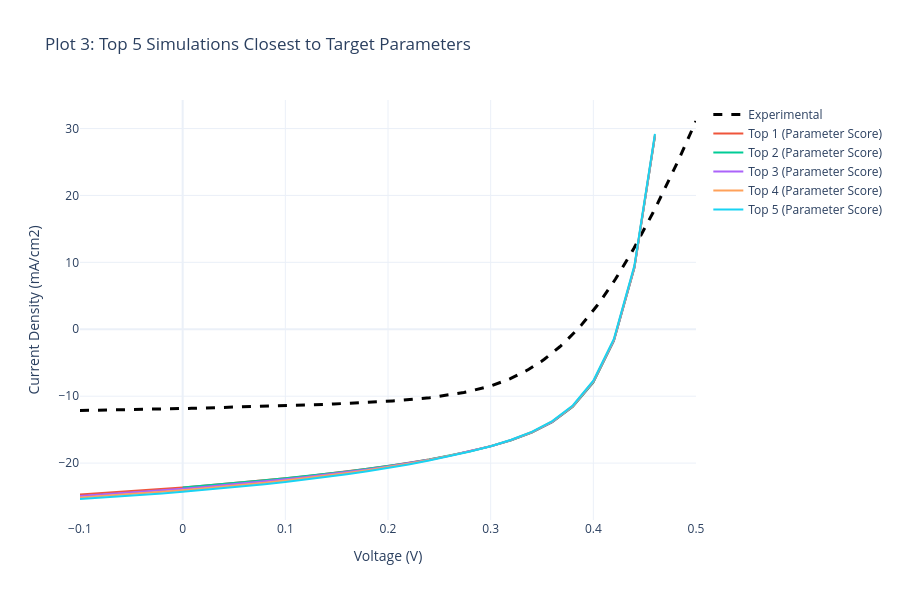

The notebook cell saved with this chart:
### Markdown cell above
## Section 4: Parameter-Based Comparison with Target Values

### Methodology
In this section, we compare simulations against **target performance parameters** using a scoring algorithm. For each simulation, we calculate a normalized distance metric:

$$\text{Score} = \sum_{i} \left(\frac{X_i^{sim} - X_i^{target}}{X_i^{target}}\right)^2$$

where $X_i$ represents the performance parameters:
- $V_{oc}$ (Open Circuit Voltage)
- $J_{sc}$ (Short Circuit Current Density)  
- $FF$ (Fill Factor)
- $\eta$ (Power Conversion Efficiency)

**Interpretation**: Lower scores indicate simulations whose parameters are closer to the target values. This approach is useful for identifying device designs that achieve desired specifications.

### Application
The top 5 simulations with the lowest parameter scores are plotted alongside experimental data to evaluate whether parameter matching correlates with realistic device behavior.

### Code cell
# Calculate a Score (the lower the score, the closer to the target parameters)
for d in scaps_data:
    score = 0
    score += ((d['Voc'] - TARGET_VOC) / TARGET_VOC)**2
    score += ((d['Jsc'] - TARGET_JSC) / TARGET_JSC)**2
    score += ((d['FF'] - TARGET_FF) / TARGET_FF)**2
    score += ((d['eta'] - TARGET_ETA) / TARGET_ETA)**2
    d['param_score'] = score

top_5_params = sorted(scaps_data, key=lambda x: x['param_score'])[:5]

# ------------------ PLOT 3: TOP 5 VS EXPERIMENTAL (PARAMETERS) ------------------
fig3 = go.Figure()
fig3.add_trace(go.Scatter(
    x=exp_data['v(V)'], y=exp_data['jtot(mA/cm2)'], 
    mode='lines', name='Experimental', line=dict(color='black', dash='dash', width=3)
))

for i, d in enumerate(top_5_params):
    # Filter to experimental maximum limits
    mask = (d['v(V)'] <= EXP_V_MAX) & (d['jtot(mA/cm2)'] <= EXP_J_MAX)
    v_filtered = d['v(V)'][mask]
    j_filtered = d['jtot(mA/cm2)'][mask]
    
    hover_text = f"<b>{d['label']}</b><br>Voc: {d['Voc']}<br>eta: {d['eta']}"
    fig3.add_trace(go.Scatter(
        x=v_filtered, y=j_filtered, mode='lines', 
        name=f"Top {i+1} (Parameter Score)", hoverinfo='text', hovertext=hover_text
    ))

fig3.update_layout(
    title='Plot 3: Top 5 Simulations Closest to Target Parameters',
    xaxis_title='Voltage (V)', yaxis_title='Current Density (mA/cm2)',
    hovermode='closest', template='plotly_white', width=900, height=600
)
fig3.show()

# Create comparison table
print("\n" + "="*120)
print("TOP 5 PARAMETER MATCHES: EXPERIMENTAL VS SIMULATIONS")
print("="*120)
print(f"\n{'Metric':<20} {'Experimental':<18} {'Top 1':<18} {'Top 2':<18} {'Top 3':<18} {'Top 4':<18} {'Top 5':<18}")
print("-"*120)
print(f"{'Voc (V)':<20} {TARGET_VOC:<18.4f} {top_5_params[0]['Voc']:<18.4f} {top_5_params[1]['Voc']:<18.4f} {top_5_params[2]['Voc']:<18.4f} {top_5_params[3]['Voc']:<18.4f} {top_5_params[4]['Voc']:<18.4f}")
print(f"{'Jsc (mA/cm²)':<20} {TARGET_JSC:<18.4f} {top_5_params[0]['Jsc']:<18.4f} {top_5_params[1]['Jsc']:<18.4f} {top_5_params[2]['Jsc']:<18.4f} {top_5_params[3]['Jsc']:<18.4f} {top_5_params[4]['Jsc']:<18.4f}")
print(f"{'FF (%)':<20} {TARGET_FF:<18.2f} {top_5_params[0]['FF']:<18.2f} {top_5_params[1]['FF']:<18.2f} {top_5_params[2]['FF']:<18.2f} {top_5_params[3]['FF']:<18.2f} {top_5_params[4]['FF']:<18.2f}")
print(f"{'η (%)':<20} {TARGET_ETA:<18.4f} {top_5_params[0]['eta']:<18.4f} {top_5_params[1]['eta']:<18.4f} {top_5_params[2]['eta']:<18.4f} {top_5_params[3]['eta']:<18.4f} {top_5_params[4]['eta']:<18.4f}")
print(f"{'Param Score':<20} {'---':<18} {top_5_params[0]['param_score']:<18.6f} {top_5_params[1]['param_score']:<18.6f} {top_5_params[2]['param_score']:<18.6f} {top_5_params[3]['param_score']:<18.6f} {top_5_params[4]['param_score']:<18.6f}")
print("="*120)

### Figure 1 — Plotly figure (JSON) as saved in the notebook; plotly's stock layout.template omitted (floating-point values rounded to 4 significant figures; data arrays with more than 128 entries replaced by an {"elided": "..."} marker saying what was removed)
{"data": [{"line": {"color": "black", "dash": "dash", "width": 3}, "mode": "lines", "name": "Experimental", "type": "scatter", "x": {"elided": "200 float values"}, "y": {"elided": "200 float values"}}, {"hoverinfo": "text", "hovertext": "<b>CdS (L2)>>thickness[µm]: 0.12</b><br>Voc: 0.423861<br>eta: 5.3063", "mode": "lines", "name": "Top 1 (Parameter Score)", "type": "scatter", "x": [-0.1, -0.08, -0.06, -0.04, -0.02, 0.0, 0.02, 0.04, 0.06, 0.08, 0.1, 0.12, 0.14, 0.16, 0.18, 0.2, 0.22, 0.24, 0.26, 0.28, 0.3, 0.32, 0.34, 0.36, 0.38, 0.4, 0.42, 0.44, 0.46], "y": [-24.7, -24.5, -24.3, -24.09, -23.87, -23.64, -23.39, -23.13, -22.86, -22.57, -22.27, -21.95, -21.61, -21.25, -20.86, -20.43, -19.97, -19.45, -18.88, -18.24, -17.48, -16.58, -15.44, -13.88, -11.59, -7.931, -1.739, 9.173, 28.83]}, {"hoverinfo": "text", "hovertext": "<b>CdS (L2)>>thickness[µm]: 0.12</b><br>Voc: 0.423861<br>eta: 5.3063", "mode": "lines", "name": "Top 2 (Parameter Score)", "type": "scatter", "x": [0.0, 0.02, 0.04, 0.06, 0.08, 0.1, 0.12, 0.14, 0.16, 0.18, 0.2, 0.22, 0.24, 0.26, 0.28, 0.3, 0.32, 0.34, 0.36, 0.38, 0.4, 0.42, 0.44, 0.46], "y": [-23.64, -23.39, -23.13, -22.86, -22.57, -22.27, -21.95, -21.61, -21.25, -20.86, -20.43, -19.97, -19.45, -18.88, -18.24, -17.48, -16.58, -15.44, -13.88, -11.59, -7.931, -1.739, 9.173, 28.83]}, {"hoverinfo": "text", "hovertext": "<b>CdS (L2)>>thickness[µm]: 0.11</b><br>Voc: 0.423662<br>eta: 5.297", "mode": "lines", "name": "Top 3 (Parameter Score)", "type": "scatter", "x": [-0.1, -0.08, -0.06, -0.04, -0.02, 0.0, 0.02, 0.04, 0.06, 0.08, 0.1, 0.12, 0.14, 0.16, 0.18, 0.2, 0.22, 0.24, 0.26, 0.28, 0.3, 0.32, 0.34, 0.36, 0.38, 0.4, 0.42, 0.44, 0.46], "y": [-24.91, -24.71, -24.51, -24.3, -24.07, -23.83, -23.58, -23.32, -23.04, -22.74, -22.43, -22.09, -21.74, -21.35, -20.95, -20.5, -20.02, -19.49, -18.9, -18.24, -17.47, -16.55, -15.4, -13.83, -11.52, -7.852, -1.647, 9.278, 28.95]}, {"hoverinfo": "text", "hovertext": "<b>CdS (L2)>>thickness[µm]: 0.1</b><br>Voc: 0.42345<br>eta: 5.2899", "mode": "lines", "name": "Top 4 (Parameter Score)", "type": "scatter", "x": [-0.1, -0.08, -0.06, -0.04, -0.02, 0.0, 0.02, 0.04, 0.06, 0.08, 0.1, 0.12, 0.14, 0.16, 0.18, 0.2, 0.22, 0.24, 0.26, 0.28, 0.3, 0.32, 0.34, 0.36, 0.38, 0.4, 0.42, 0.44, 0.46], "y": [-25.13, -24.94, -24.73, -24.52, -24.29, -24.05, -23.8, -23.52, -23.24, -22.93, -22.6, -22.26, -21.88, -21.49, -21.06, -20.6, -20.09, -19.54, -18.93, -18.25, -17.46, -16.53, -15.36, -13.77, -11.45, -7.77, -1.55, 9.39, 29.08]}, {"hoverinfo": "text", "hovertext": "<b>CdS (L2)>>thickness[µm]: 0.09</b><br>Voc: 0.423226<br>eta: 5.2862", "mode": "lines", "name": "Top 5 (Parameter Score)", "type": "scatter", "x": [-0.1, -0.08, -0.06, -0.04, -0.02, 0.0, 0.02, 0.04, 0.06, 0.08, 0.1, 0.12, 0.14, 0.16, 0.18, 0.2, 0.22, 0.24, 0.26, 0.28, 0.3, 0.32, 0.34, 0.36, 0.38, 0.4, 0.42, 0.44, 0.46], "y": [-25.37, -25.18, -24.97, -24.76, -24.53, -24.29, -24.03, -23.76, -23.46, -23.15, -22.81, -22.45, -22.07, -21.65, -21.2, -20.72, -20.19, -19.62, -18.99, -18.28, -17.47, -16.52, -15.33, -13.72, -11.39, -7.685, -1.448, 9.511, 29.22]}], "layout": {"height": 600, "hovermode": "closest", "title": {"text": "Plot 3: Top 5 Simulations Closest to Target Parameters"}, "width": 900, "xaxis": {"title": {"text": "Voltage (V)"}}, "yaxis": {"title": {"text": "Current Density (mA/cm2)"}}}}
